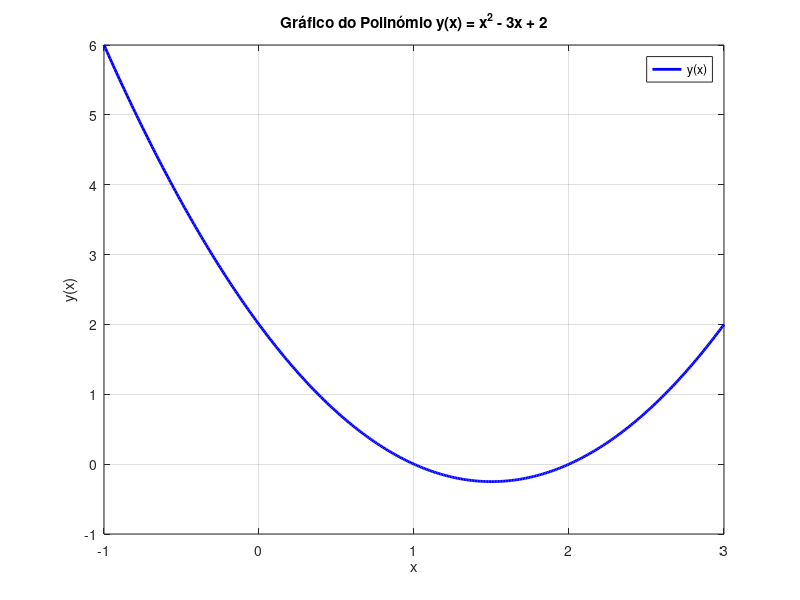

Reproduce this figure in MATLAB.
% Script para avaliar y(x) = x^2 - 3x + 2 entre -1 e 3 com passo 0.01

% Intervalo de x
x = -1:0.01:3;

% -----------------------
% Método 1: Usando ciclo for
% -----------------------
y_for = zeros(size(x)); % Pré-alocar vetor
tic
for i = 1:length(x)
    y_for(i) = x(i)^2 - 3*x(i) + 2;
end
tempo_for = toc;
fprintf('Tempo com ciclo for: %.6f segundos\n', tempo_for);

% -----------------------
% Método 2: Usando vetorização
% -----------------------
tic
y_vect = x.^2 - 3*x + 2;
tempo_vect = toc;
fprintf('Tempo com vetorização: %.6f segundos\n', tempo_vect);

% -----------------------
% Gráfico
% -----------------------
figure
plot(x, y_vect, 'b', 'LineWidth', 2)
title('Gráfico do Polinómio y(x) = x^2 - 3x + 2')
xlabel('x')
ylabel('y(x)')
grid on
legend('y(x)')
